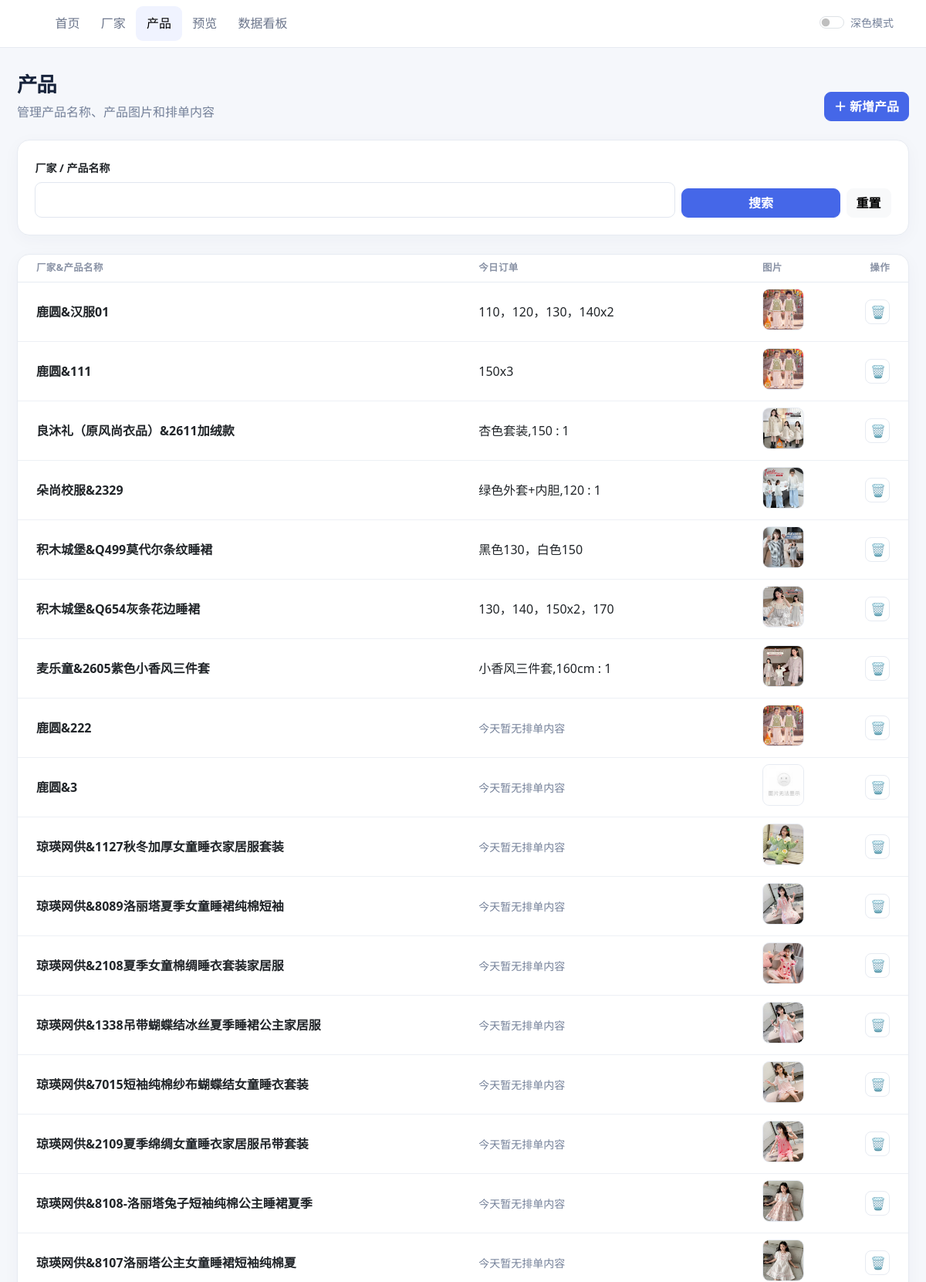
Page /products (upper part) on the committed database.
### tables this page shows
CREATE TABLE products (
    id INTEGER PRIMARY KEY AUTOINCREMENT,
    factory_id INTEGER NOT NULL REFERENCES factorys(id) ON DELETE CASCADE,
    name TEXT NOT NULL,
    image TEXT NOT NULL DEFAULT '',
    sort_num INTEGER NOT NULL DEFAULT 0);

CREATE TABLE factorys (
    id INTEGER PRIMARY KEY AUTOINCREMENT,
    name TEXT NOT NULL,
    address TEXT NOT NULL DEFAULT '',
    sort_num INTEGER NOT NULL DEFAULT 0
);

CREATE TABLE orders (
    id INTEGER PRIMARY KEY AUTOINCREMENT,
    product_id INTEGER NOT NULL REFERENCES products(id) ON DELETE CASCADE,
    order_date TEXT NOT NULL DEFAULT (strftime('%Y%m%d', 'now'))
, order_content VARCHAR(255));

### app.py (the view)
@app.route("/products")
def products():
    query = request.args.get("name", "").strip()
    with get_db() as db:
        missing_image_count = Products(db).count_missing_image()
        total_product_count = Products(db).count()
    has_missing_images = missing_image_count > 0
    displayed_products = (
        search_products() if has_missing_images
        else search_products(query)
    )
    if has_missing_images:
        displayed_products = [
            product for product in displayed_products
            if not str(product["image"] or "").strip()
        ]
    return render_template(
        "products.html",
        products=displayed_products,
        query=query,
        has_missing_images=has_missing_images,
        missing_image_count=missing_image_count,
        total_product_count=total_product_count,
    )

### app.py (called while the page is built, shortened)
@app.context_processor
def inject_csrf_token():
    def csrf_token():
        token = session.get("csrf_token")
        if token is None:
            token = secrets.token_urlsafe(32)
            session["csrf_token"] = token
        return token
    return {"csrf_token": csrf_token}

@app.before_request
def protect_unsafe_requests():
    if request.method in {"GET", "HEAD", "OPTIONS", "TRACE"}:
        return None

@contextmanager
def get_db():
    connection = connect_db(app)
    try:
        yield connection
        connection.commit()
    except Exception:
        connection.rollback()
        raise
    finally:
        connection.close()

### models.py (called while the page is built, shortened)
def database_path(instance_path, configured):
    if not configured:
        return Path(instance_path) / "database.db"

def connect_db(app):
    path = database_path(app.instance_path, app.config.get("SQLITE_DATABASE_PATH"))
    if str(path) != ":memory:" and not str(path).startswith("file:"):
        path.parent.mkdir(parents=True, exist_ok=True)
    connection = sqlite3.connect(str(path))
    connection.row_factory = lambda cursor, row: Record(
        (column[0], row[index]) for index, column in enumerate(cursor.description)
    )
    connection.execute("PRAGMA foreign_keys = ON")
    return connection

    def one(self, sql, parameters=()):
        return self.db.execute(sql, parameters).fetchone()

    def all(self, sql, parameters=()):
        return self.db.execute(sql, parameters).fetchall()

    def value(self, sql, parameters=()):
        row = self.one(sql, parameters)
        return next(iter(row.values())) if row else None

    def search(self, query=""):
        sql = (
            "SELECT p.id, p.factory_id, f.name AS factory_name, p.name, p.image "
            "FROM products p JOIN factorys f ON p.factory_id = f.id"
        )
        parameters = ()
        if query:
            sql += " WHERE f.name LIKE ? OR p.name LIKE ?"
            parameters = (f"%{query}%", f"%{query}%")
        return self.all(sql + " ORDER BY f.sort_num, p.id", parameters)

    def count(self):
        return self.value("SELECT COUNT(id) FROM products")

    def count_missing_image(self):
        return self.value(
            "SELECT COUNT(id) FROM products WHERE image IS NULL OR trim(image) = ''"
        )

    def list_for_date(self, order_date):
        return self.all(
            "SELECT id, product_id, order_content FROM orders "
            "WHERE order_date = ? ORDER BY id",
            (order_date,),
        )

### templates/products.html (shortened to what this page needs)
{% extends "base.html" %}
{% block content %}
<div class="page-heading d-flex align-items-end justify-content-between gap-3 flex-wrap">
    <div><h1>产品</h1><p class="mb-0">管理产品名称、产品图片和排单内容</p></div>
    <button class="btn btn-primary" type="button" data-bs-toggle="collapse" data-bs-target="#addProduct">＋ 新增产品</button>
</div>
{% if has_missing_images %}
<div class="alert alert-warning mb-4" role="status">
    <div class="fw-semibold">还有 {{ missing_image_count }} 个产品没有图片</div>
    <div class="small">请点击每个产品的图片位置上传图片；全部补齐后将自动显示完整产品列表。</div>
</div>
{% elif total_product_count %}
<section class="card mb-4">
    <div class="card-body">
        <form class="row g-2 align-items-end" method="get">
            <div class="col-md-9">
                <label class="form-label small fw-semibold" for="filterName">厂家 / 产品名称</label>
                <input class="form-control" id="filterName" name="name" value="{{ query }}">
            </div>
            <div class="col-md-3 d-flex gap-2">
                <button class="btn btn-primary flex-grow-1" type="submit">搜索</button>
                <a class="btn btn-light" href="{{ url_for('products') }}">重置</a>
            </div>
        </form>
    </div>
</section>
{% endif %}
<section class="card overflow-hidden">
    {% if products %}
    <div class="table-responsive">
        <table class="table align-middle">
            <thead>
                <tr><th class="ps-4">厂家&产品名称</th><th>今日订单</th><th>图片</th><th class="text-end pe-4">操作</th></tr>
            </thead>
            <tbody>
            {% for product in products %}
            <tr data-product-row data-product-id="{{ product.id }}">
                <td class="ps-4 fw-semibold">{{ product.factory_name }}&<span contenteditable="true" data-edit-url="{{ url_for('update_product', product_id=product.id) }}" data-field="name">{{ product.name }}</span></td>
                <td class="today-order-cell">
                    {% for order in product.today_orders %}
                    <div class="today-order-content" contenteditable="true" data-edit-url="{{ url_for('update_order', order_id=order.id) }}" data-field="order_content">{{ order.order_content }}</div>
                    {% endfor %}
                    {% if not product.today_orders %}
                    <button class="today-order-placeholder small text-muted border-0 bg-transparent p-0" type="button">今天暂无排单内容</button>
                    {% endif %}
                </td>
                <td>
                    <label class="product-image-upload" title="点击上传或更新产品图片">
                        {% if product.image %}
                        <img class="product-thumb" src="{{ url_for('static', filename='images/' + product.image) }}" alt="{{ product.name }}" loading="lazy">
                        {% else %}
                        <span class="product-thumb d-grid place-items-center text-muted small">点击上传</span>
                        {% endif %}
                    </label>
                </td>
                <td class="text-end pe-4 text-nowrap">
                    <button class="icon-btn danger" type="button" aria-label="删除" title="删除" data-action-url="{{ url_for('delete_product', product_id=product.id) }}" data-confirm="确定删除这个产品？">🗑</button>
                </td>
            </tr>
            {% endfor %}
            </tbody>
        </table>
    </div>
    {% elif has_missing_images %}
    <div class="empty-state"><div class="fw-semibold mb-1">没有缺图产品</div><div class="small">全部产品图片已经补齐。</div></div>
    {% elif total_product_count %}
    <div class="empty-state"><div class="fw-semibold mb-1">没有找到产品</div><div class="small">请尝试其他厂家或产品名称关键词。</div></div>
    {% else %}
    <div class="empty-state"><div class="fs-2 mb-2">▤</div><div class="fw-semibold mb-1">暂无产品</div><div class="small">当前没有产品记录。</div></div>
    {% endif %}
</section>
{% endblock %}

### templates/base.html (style rules this page uses)
:root { --ink: #17233b; --muted: #748099; --line: #e7ebf2; --accent: #4567e8; --app-bg: #f5f7fb; --surface: #fff; --nav-link: #6b758b; --nav-active-bg: #f0f3ff; --table-head: #8992a5; --table-divider: #edf0f5; --field-border: #e1e6ef; --editable-hover: #f5f7ff; --icon-color: #68748a; --icon-hover-bg: #f6f7ff; --icon-danger-bg: #fff7f7; --thumb-bg: #f4f6fa; }
body { background: var(--app-bg); color: var(--ink); }
.page-heading { margin-bottom: 1.5rem; }
.page-heading h1 { font-size: 1.65rem; font-weight: 750; letter-spacing: -.04em; }
.page-heading p, .text-muted { color: var(--muted) !important; }
.card { background: var(--surface); border: 1px solid var(--line); border-radius: 16px; box-shadow: 0 5px 22px rgba(28, 43, 74, .035); }
.card-body { padding: 1.4rem; }
.form-control, .form-select { border-color: var(--field-border); border-radius: 9px; padding: .62rem .8rem; }
.btn { border-radius: 9px; font-weight: 600; }
.btn-primary { background: var(--accent); border-color: var(--accent); }
.table { --bs-table-bg: transparent; margin-bottom: 0; }
.table thead th { color: var(--table-head); font-size: .78rem; font-weight: 700; letter-spacing: .03em; text-transform: uppercase; border-bottom-color: var(--line); white-space: nowrap; }
.table td { border-bottom-color: var(--table-divider); vertical-align: middle; }
[contenteditable="true"] { outline: none; border-radius: 6px; padding: .2rem .35rem; margin: -.2rem -.35rem; }
.icon-btn { display: inline-grid; place-items: center; width: 32px; height: 32px; border: 1px solid var(--line); border-radius: 8px; background: var(--surface); color: var(--icon-color); }
.product-thumb { width: 54px; height: 54px; border: 1px solid var(--line); border-radius: 9px; object-fit: cover; background: var(--thumb-bg); }

### templates/products.html (style rules this page uses)
.product-image-upload { position: relative; display: inline-flex; cursor: pointer; }
.today-order-cell { min-width: 250px; }
.today-order-content { white-space: pre-wrap; overflow-wrap: anywhere; }

### rows in the picture
products: factory_name "鹿圆", name "汉服01", image (picture)
orders: order_content "110，120，130，140x2"
products: factory_name "鹿圆", name "111", image (picture)
orders: order_content "150x3"
products: factory_name "良沐礼（原风尚衣品）", name "2611加绒款", image (picture)
orders: order_content "杏色套装,150 : 1"
products: factory_name "朵尚校服", name "2329", image (picture)
orders: order_content "绿色外套+内胆,120 : 1"
products: factory_name "积木城堡", name "Q499莫代尔条纹睡裙", image (picture)
orders: order_content "黑色130，白色150"
products: factory_name "积木城堡", name "Q654灰条花边睡裙", image (picture)
orders: order_content "130，140，150x2，170"
products: factory_name "麦乐童", name "2605紫色小香风三件套", image (picture)
orders: order_content "小香风三件套,160cm : 1"
products: factory_name "鹿圆", name "222", shows "今天暂无排单内容", image (picture)
products: factory_name "鹿圆", name "3", shows "今天暂无排单内容", image (picture)
products: factory_name "琼瑛网供", name "1127秋冬加厚女童睡衣家居服套装", shows "今天暂无排单内容", image (picture)
products: factory_name "琼瑛网供", name "8089洛丽塔夏季女童睡裙纯棉短袖", shows "今天暂无排单内容", image (picture)
products: factory_name "琼瑛网供", name "2108夏季女童棉绸睡衣套装家居服", shows "今天暂无排单内容", image (picture)
products: factory_name "琼瑛网供", name "1338吊带蝴蝶结冰丝夏季睡裙公主家居服", shows "今天暂无排单内容", image (picture)
products: factory_name "琼瑛网供", name "7015短袖纯棉纱布蝴蝶结女童睡衣套装", shows "今天暂无排单内容", image (picture)
products: factory_name "琼瑛网供", name "2109夏季绵绸女童睡衣家居服吊带套装", shows "今天暂无排单内容", image (picture)
products: factory_name "琼瑛网供", name "8108-洛丽塔兔子短袖纯棉公主睡裙夏季", shows "今天暂无排单内容", image (picture)
products: factory_name "琼瑛网供", name "8107洛丽塔公主女童睡裙短袖纯棉夏", shows "今天暂无排单内容", image (picture)

### other values in the picture
{{ label }} "首页" "厂家" "产品" "预览" "数据看板"
